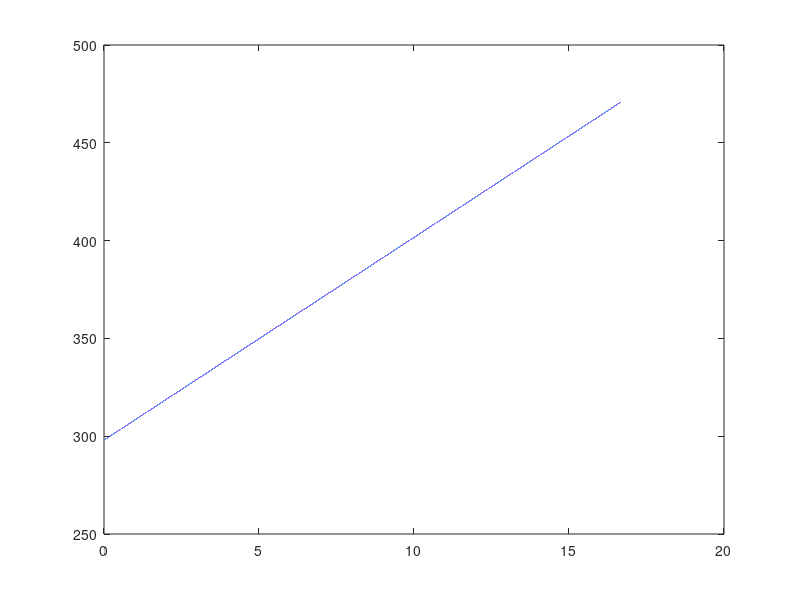

The MATLAB source for this figure:
%Number of steps
Nx = 4; %Number of steps in length
Nt = 100000; %Number of steps in time
t0 = 0; %Start time (s)
tf = 1000; %End time (s)
x0 = 0; %Start length (m)
xf = 0.3; %End length (m)

%Constants
kc = 10; %Convection coefficient of horizontal Al rod (W/(m^2K))
k = 205; %Constant of conductivity of Al (W/(mK))
a = 0.01; %Radius of the rod (m)
Tl = 0; %Temperature of left side of rod (K)
Tr = 0; %Temperature of right side of rod (K)
e = 0.95; %Emmisivity of rod
SBc = 5.67e-8; %Stefan-Boltzmann constant (W/(m^2K^4))
Tamb = 298; %Ambient temperature (K)
Cp = 910; %Specific heat capacity of Al (J/(K kg))
rho = 2.7e3; %Density of Al (kg/m^3)

%Calculated numbers
dx = (xf - x0)/(Nx);
dt = (tf - t0)/(Nt);
Ploss_convec = @(Tx) kc*2*pi*a*dx*(Tx-Tamb); %Power lost due to convection (W)
Ploss_rad = @(Tx) e*SBc*2*pi*a*dx*(Tx.^4-Tamb^4); %Power lost due to radiation (W)
dT = @(P) (P * dt)/(Cp * pi*a^2*dx*rho); %Temperature change in chunk (K)

%==============
%= Simulation =
%==============

%Constants
Pinl = 10; %Power into the left side of the rod (W)

%Storage
T = zeros(Nx, Nt); %Array of temp over time, indices are (x,t)

%initial
T(:,1) = ones(Nx,1)*Tamb;

for time = 1:Nt-1
    T(1,time+1)=T(1,time)+dT(Pinl);
    T(2:Nx-1,time+1)=T(2:Nx-1,time)+(k/(Cp*rho))*((T(3:Nx,time)-2*T(2:Nx-1,time)+T(1:Nx-2,time))./dx^2)*dt;
    T(2:Nx-1, time+1) = T(2:Nx-1, time+1) - dT(Ploss_convec(T(2:Nx-1, time+1))) - dT(Ploss_rad(T(2:Nx-1, time+1)));
    T(Nx,time+1)=Tamb;
end
Temp_pos1 = T(1,:);
dT(Ploss_convec([300 300 300 300 300]))
contour(T);
time = linspace(0,tf,Nt)/60;
plot(time, Temp_pos1);
